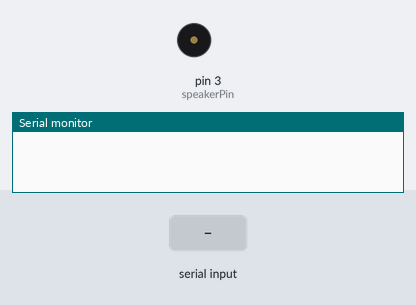
A sketch run on a simulated Arduino Uno, built with avr-gcc and run on an emulated ATmega328P. Shown: buzzer (waves = sounding), the last lines printed to the serial monitor. The test bench sets the inputs (shaded band).

Above: at 7.4 s.
7.5 s: "30,150\n" received over Serial
At 12.7 s:
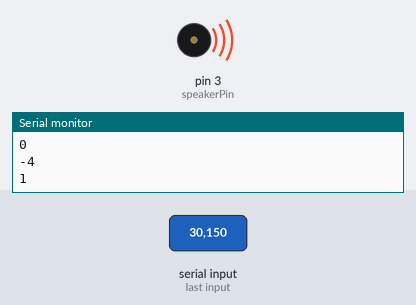
Timing chart, 0 to 14.5 s (numbered marks = the images above; inputs shaded):
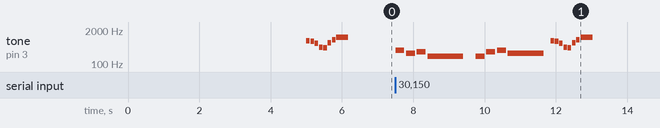

Measured:
- after the input at 7.5 s, tone on pin 3 (speakerPin): plays 330 Hz for 0.25 s, 262 Hz for 0.25 s, 294 Hz for 0.25 s, 196 Hz for 1.0 s, 196 Hz for 0.25 s, 294 Hz for 0.25 s … (16 notes in this stretch), starting at once

The sketch:

arduino_rpi_control_buzzer.ino
```cpp
/*
  Runs a particular tune when
  it reads an integer from the
  serial input
  http://www.arduino.cc/en/Tutorial/Tone
*/

#include "pitches.h"
int speakerPin = 3;
int message = 0;


//Link secret found
int melody1[] = {
   NOTE_G5, NOTE_FS5, NOTE_DS5, NOTE_A4, NOTE_GS4,
   NOTE_E5, NOTE_GS5, NOTE_C6
  };
int noteDurations1[] = {
  //8,8,8,8,8,8,8,3
  10,10,10,10,10,10,10,3
};

//Quick tones
int melody2[] = {
  NOTE_C5, NOTE_D3, NOTE_E5, NOTE_C4
};
int noteDurations2[] = {
  10,10,10,10
};

//Doorbell melody
int melody3[] = {
  NOTE_E4, NOTE_C4, NOTE_D4, NOTE_G3, 0, NOTE_G3, NOTE_D4,  NOTE_E4, NOTE_C4
};
int noteDurations3[] = {
  4, 4, 4, 1, 8, 4, 4, 4, 1
};

void ring(int melody[], int noteDurations[]){
 // iterate over the notes of the melody:
  for (int thisNote = 0; thisNote < 9; thisNote++) {
    // to calculate the note duration, take one second divided by the note type.
    //e.g. quarter note = 1000 / 4, eighth note = 1000/8, etc.
    int noteDuration = 1000 / noteDurations[thisNote];
    tone(speakerPin, melody[thisNote], noteDuration);
    // to distinguish the notes, set a minimum time between them.
    // the note's duration + 30% seems to work well:
    int pauseBetweenNotes = noteDuration * 1.20;
    //int pauseBetweenNotes = noteDuration*1.1;
    delay(pauseBetweenNotes);
    // stop the tone playing:
    noTone(speakerPin);
  }
}

void setup() {
  delay(5000);


  Serial.begin(9600);

  while (!Serial) {
    delay(1000);
    ; // wait for serial port to connect. Needed for native USB
  }
  ring(melody1,noteDurations1);
}

void loop() {
  //Serial.println('temp');
  //delay(100);
  if (Serial.available())  {
    message = Serial.read() - '0';
    Serial.println(message);

    if (message == 1) {
      ring(melody1,noteDurations1);
    }
    else if (message == 2) {
      ring(melody2,noteDurations2);
    }
    else if (message == 3){
      ring(melody3,noteDurations3);
    }
  }

}
```

pitches.h
```cpp
/*************************************************
 * Public Constants
 *************************************************/

#define NOTE_B0  31
#define NOTE_C1  33
#define NOTE_CS1 35
#define NOTE_D1  37
#define NOTE_DS1 39
#define NOTE_E1  41
#define NOTE_F1  44
#define NOTE_FS1 46
#define NOTE_G1  49
#define NOTE_GS1 52
#define NOTE_A1  55
#define NOTE_AS1 58
#define NOTE_B1  62
#define NOTE_C2  65
#define NOTE_CS2 69
#define NOTE_D2  73
#define NOTE_DS2 78
#define NOTE_E2  82
#define NOTE_F2  87
#define NOTE_FS2 93
#define NOTE_G2  98
#define NOTE_GS2 104
#define NOTE_A2  110
#define NOTE_AS2 117
#define NOTE_B2  123
#define NOTE_C3  131
#define NOTE_CS3 139
#define NOTE_D3  147
#define NOTE_DS3 156
#define NOTE_E3  165
#define NOTE_F3  175
#define NOTE_FS3 185
#define NOTE_G3  196
#define NOTE_GS3 208
#define NOTE_A3  220
#define NOTE_AS3 233
#define NOTE_B3  247
#define NOTE_C4  262
#define NOTE_CS4 277
#define NOTE_D4  294
#define NOTE_DS4 311
#define NOTE_E4  330
#define NOTE_F4  349
#define NOTE_FS4 370
#define NOTE_G4  392
#define NOTE_GS4 415
#define NOTE_A4  440
#define NOTE_AS4 466
#define NOTE_B4  494
#define NOTE_C5  523
#define NOTE_CS5 554
#define NOTE_D5  587
#define NOTE_DS5 622
#define NOTE_E5  659
#define NOTE_F5  698
#define NOTE_FS5 740
#define NOTE_G5  784
#define NOTE_GS5 831
#define NOTE_A5  880
#define NOTE_AS5 932
#define NOTE_B5  988
#define NOTE_C6  1047
#define NOTE_CS6 1109
#define NOTE_D6  1175
#define NOTE_DS6 1245
#define NOTE_E6  1319
#define NOTE_F6  1397
#define NOTE_FS6 1480
#define NOTE_G6  1568
#define NOTE_GS6 1661
#define NOTE_A6  1760
#define NOTE_AS6 1865
#define NOTE_B6  1976
#define NOTE_C7  2093
#define NOTE_CS7 2217
#define NOTE_D7  2349
#define NOTE_DS7 2489
#define NOTE_E7  2637
#define NOTE_F7  2794
#define NOTE_FS7 2960
#define NOTE_G7  3136
#define NOTE_GS7 3322
#define NOTE_A7  3520
#define NOTE_AS7 3729
#define NOTE_B7  3951
#define NOTE_C8  4186
#define NOTE_CS8 4435
#define NOTE_D8  4699
#define NOTE_DS8 4978
```
